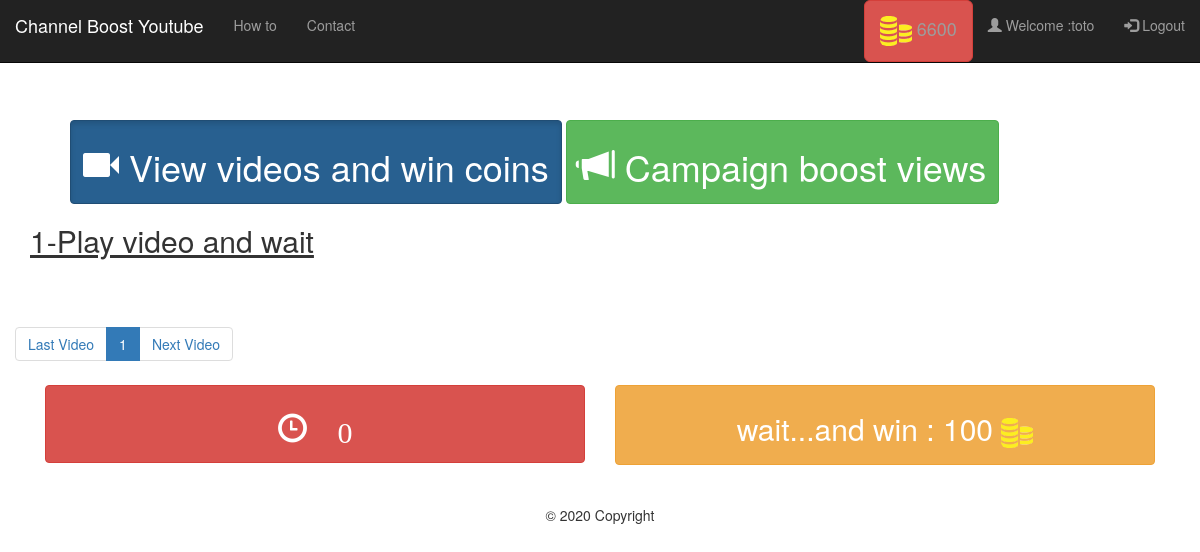
The app's page / (signed in), older data.
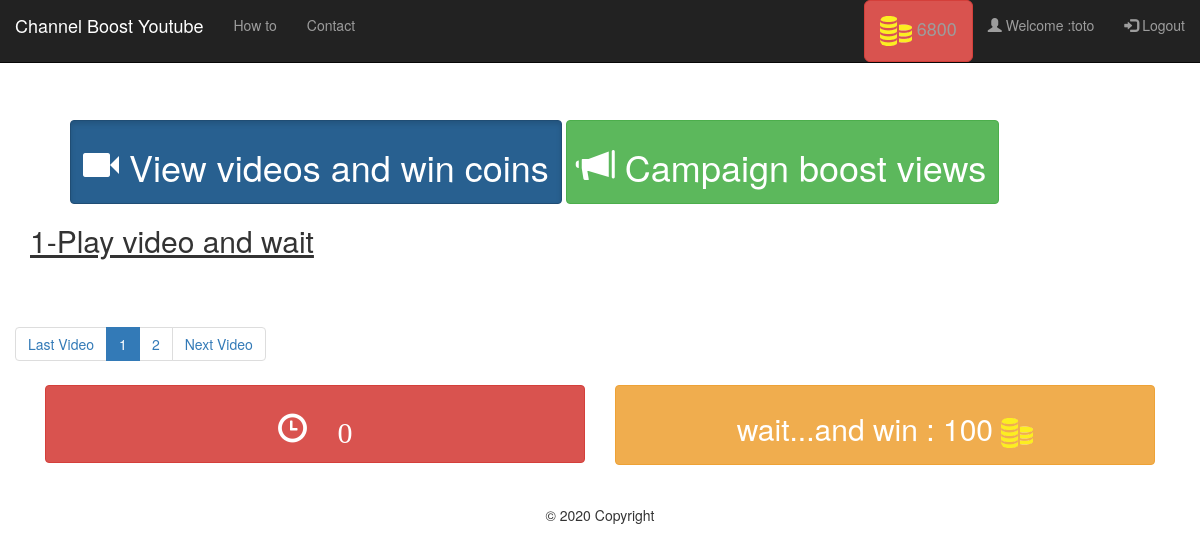
The same page, newer data.
### tables this page shows
CREATE TABLE IF NOT EXISTS `youtube_user` (
  `id` int(11) NOT NULL AUTO_INCREMENT,
  `login_name` varchar(255) DEFAULT NULL,
  `email` varchar(255) DEFAULT NULL,
  `pass` varchar(255) DEFAULT NULL,
  `cle` varchar(255) DEFAULT NULL,
  `actif` varchar(10) DEFAULT NULL,
  `id_chaine` varchar(255) DEFAULT NULL,
  `video_banned` varchar(10) DEFAULT NULL,
  `coins_value` int(255) DEFAULT NULL,
  PRIMARY KEY (`id`),
  UNIQUE KEY `email` (`email`)
);

### index.php (the view, shortened to what this page needs)
<!DOCTYPE html>
<html lang="en">
<head>
  <link rel="stylesheet" href="https://maxcdn.bootstrapcdn.com/bootstrap/3.4.1/css/bootstrap.min.css">
</head>
  <body>
    <?php
                             include  'includes/cnx.php';
                             try{
                                   $dbco = new PDO("mysql:host=$servname;dbname=$dbname", $user, $pass);
                                   $dbco->setAttribute(PDO::ATTR_ERRMODE, PDO::ERRMODE_EXCEPTION);
                                 $id = $_SESSION['id'];
                                 $sth = $dbco->prepare("SELECT id,coins_value FROM  youtube_user
                                                       WHERE id=:id
                                                     ");
                                 $sth->execute(array(
                                             ':id' => $id
                                           ));
                                 if($sth->execute(array(':id' => $id)) && $row = $sth->fetch())
                                 {
                                   $coins_value = $row['coins_value'];
                                 }
                                }
                                catch(PDOException $e){
                                    echo "Erreur : " . $e->getMessage();
                            }
                            ?>
<nav class="navbar navbar-inverse navbar-fixed-top">
      <div class="container-fluid">
        <div class="navbar-header">
          <a class="navbar-brand" href="index.php">Channel Boost Youtube</a>
        </div>
        <div  class="collapse navbar-collapse" id="navbar">
          <ul class="nav navbar-nav">
            <li><a href="Faq.php">How to</a></li>
            <li><a href="contact.php">Contact</a></li>
          </ul>
          <ul class="nav navbar-nav navbar-right">
        <li>
        <a href="#" class="btn btn-danger btn-lg">
         <img src="coins_icone_min.png" class="img-rounded" alt="coins"> <?php if (isset($coins_value)) echo $coins_value;?>
        </a>
        </li>
        <li><a href="profile_todo.php"><span class="glyphicon glyphicon-user"></span> Welcome :<?php  if (isset($_SESSION['login_name'])) echo $_SESSION['login_name']; ?></a></li>
        <li><a href="logout.php"><span class="glyphicon glyphicon-log-in"></span> Logout</a></li>
      </ul>
        </div>
      </div>
    </nav>
    <div class="container">
<br>
    <ul class="tabs">
      <li class="btn btn-primary active"><a style="color:#FFFFFF" href="#tab1"><h1> <span class="glyphicon glyphicon-facetime-video"></span> View videos and win coins</h1></a></li>
      <li class="btn btn-success"><a  style="color:#FFFFFF"href="#tab2"><h1> <span class="glyphicon glyphicon-bullhorn"></span>
     Campaign boost views </h1></a></li>
    </ul>
    <div class="article" id="tab1">
    <h2><ins>1-Play video and wait</ins> </h2>
    <br>
    <?php
    $limit = 1;
    $db = new PDO("mysql:host=$servname;dbname=$dbname", $user, $pass);
    $db->setAttribute(PDO::ATTR_ERRMODE, PDO::ERRMODE_EXCEPTION);
    $s = $db->prepare("SELECT * FROM youtube_campaign_views WHERE statut_campaign='IN_PROGRESS' and video_banned='0' order by ID DESC");
    $s->execute();
    $total_results = $s->rowCount();
    $total_pages = ceil($total_results/$limit);
    if (!isset($_GET['page'])) {
        $page = 1;
    } else{
        $page = $_GET['page'];
    }
?>
<div class=row>
<div class="col-xs-12"  >
        <br>
       </div>
       <ul class="pagination">
        <li><a href="?page=1">Last Video</a></li>
        <?php for($p=1; $p<=$total_pages; $p++){?>
            <li class="<?= $page == $p ? 'active' : ''; ?>"><a href="<?= '?page='.$p; ?>"><?= $p; ?></a></li>
        <?php }?>
        <li><a href="?page=<?= $total_pages; ?>">Next Video</a></li>
    </ul>
    </div>
    <div class="col-xs-6"  > <span  class="btn btn-danger btn-block" id="count"><h2 class="display-2"><span class="glyphicon glyphicon-time"> 0 </span></h2> </span></div>
    <div class="col-xs-6"  > <span class="btn btn-warning btn-block"><h2 class="display-2"> wait...and win : 100 <img src="coins_icone_min.png" class="img-rounded" alt="coins"></span></h2> </div>
    </div>
    <br>
    <br>
    <br>
    <br>
    <br>
    <br>
<footer class="page-footer font-small blue">
  <div class="footer-copyright text-center py-3">© 2020 Copyright
  </div>
</footer>
    </div>
  </body>
</html>

Row changes from the older to the newer data that the page shows:
changed youtube_user: coins_value "6600" → "6800"
Text that changed along with them:
new list line: "2"
